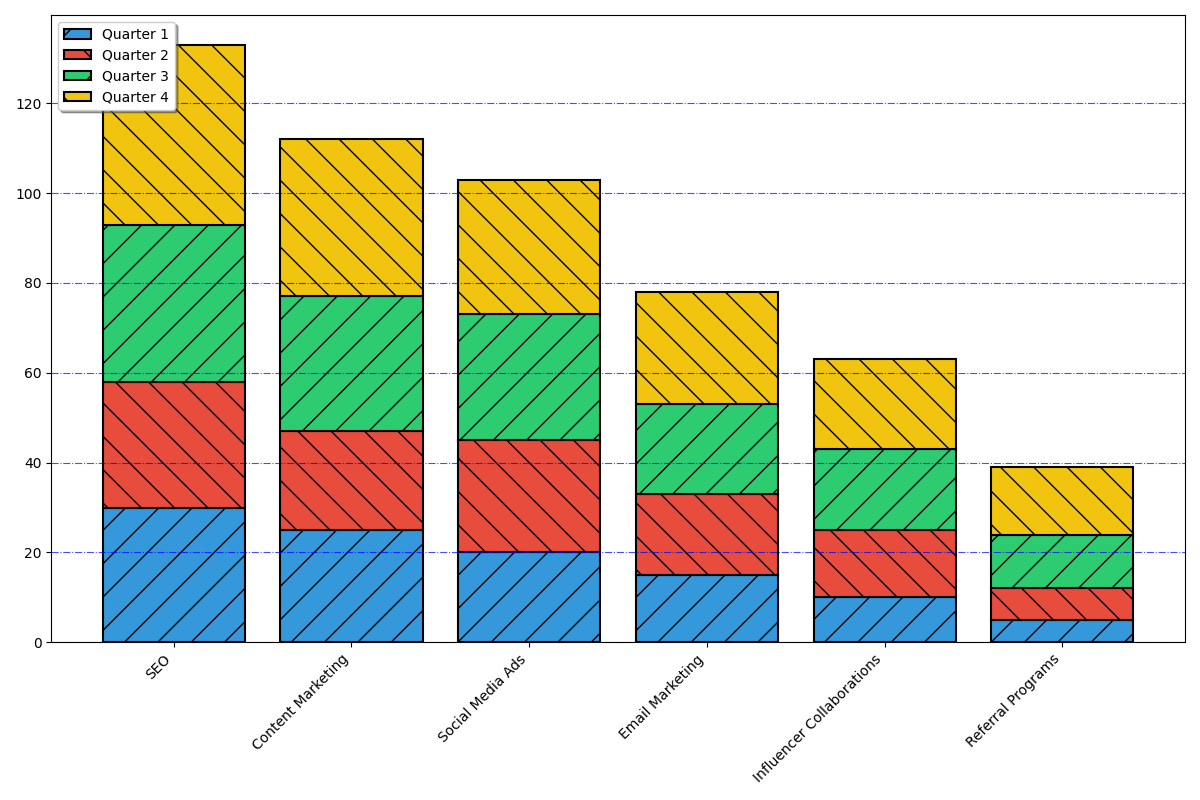

Source code (Python):
import matplotlib.pyplot as plt
import numpy as np

marketing_strategies = ['SEO', 'Content Marketing', 'Social Media Ads', 'Email Marketing', 'Influencer Collaborations', 'Referral Programs']
quarter1 = [30, 25, 20, 15, 10, 5]
quarter2 = [28, 22, 25, 18, 15, 7]
quarter3 = [35, 30, 28, 20, 18, 12]
quarter4 = [40, 35, 30, 25, 20, 15]

quarters = np.array([quarter1, quarter2, quarter3, quarter4])
# Altered some colors
new_colors = ['#3498db', '#e74c3c', '#2ecc71', '#f1c40f']  # New color scheme

fig, ax = plt.subplots(figsize=(12, 8))

x_indices = np.arange(len(marketing_strategies))
accumulated_heights = np.zeros(len(marketing_strategies))

for i, quarter_data in enumerate(quarters):
    # Changed line styles and added markers to the bars
    ax.bar(x_indices, quarter_data, bottom=accumulated_heights, color=new_colors[i],
           edgecolor='black', linewidth=1.5, hatch='/' if i % 2 == 0 else '\\',
           label=f'Quarter {i+1}')
    accumulated_heights += quarter_data

ax.set_xticks(x_indices)
ax.set_xticklabels(marketing_strategies)

# Changed grid style
ax.yaxis.grid(True, linestyle='-.', alpha=0.7, color='blue')

plt.xticks(rotation=45, ha='right')
# Moved legend location and added shadow
plt.legend(loc='upper left', shadow=True)
plt.tight_layout()

# Altered border visibility
for spine in ax.spines.values():
    spine.set_visible(True)  # Making the border visible

plt.show()
